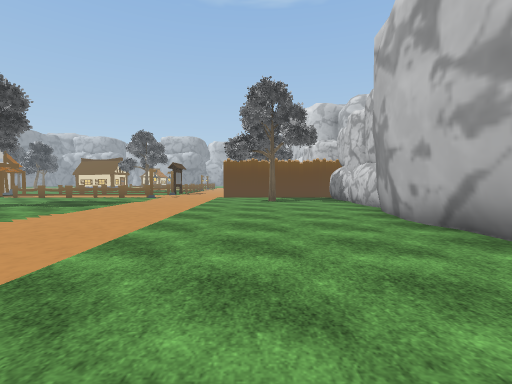
[1] (above)

23 first-person views from a walk through a scene from a Unity 3-D project. The camera is 1.3 m above the floor, tilts 2° down and sees 85° across. The floor is counted in squares, 2 m on a side. Each view is taken from the middle of a square. On the plan, view 1 faces up. The plan holds only what a view shows up to about 9 squares ahead; the rest is blank. The place goes on beyond the plan. Some surface patterns are stand-ins.

[2]
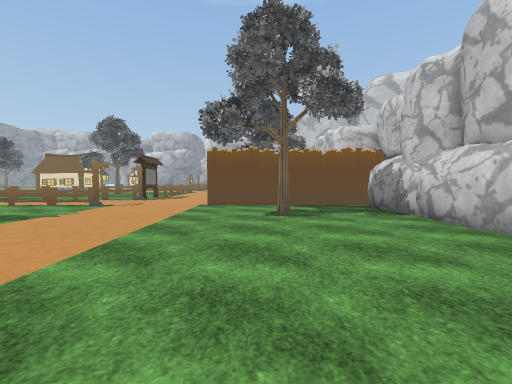

[3]
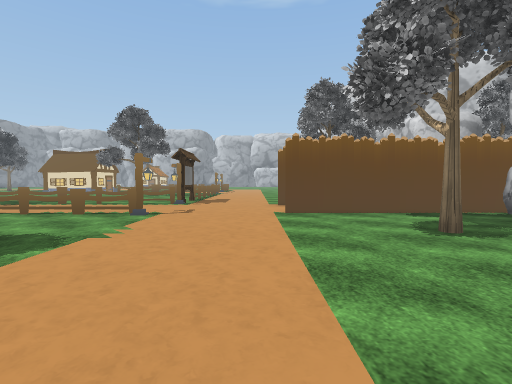

[4]
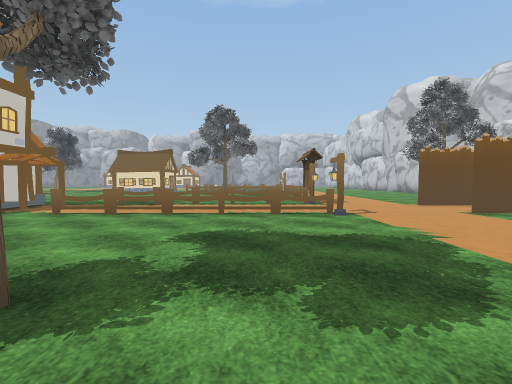

[5]
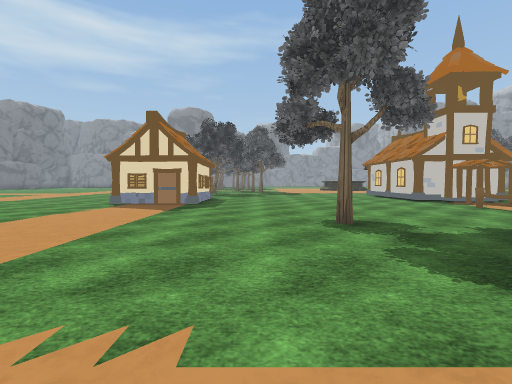

[6]
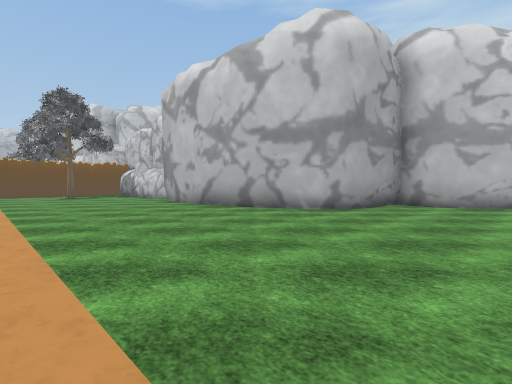

[7]
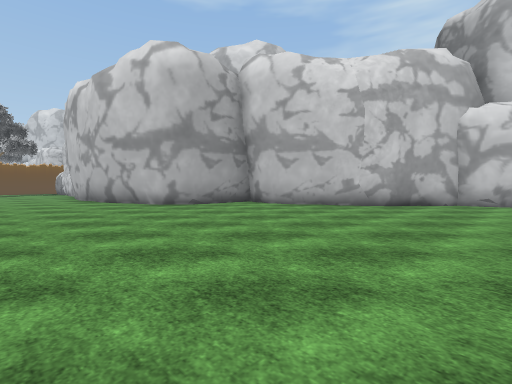

[8]
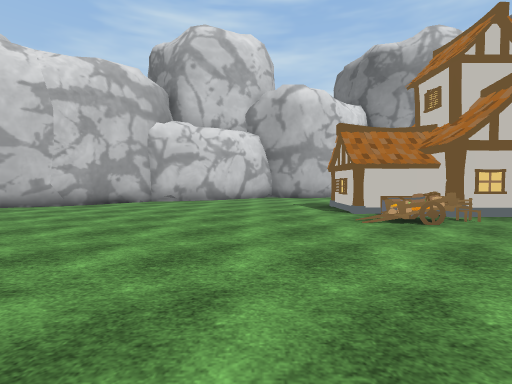

[9]
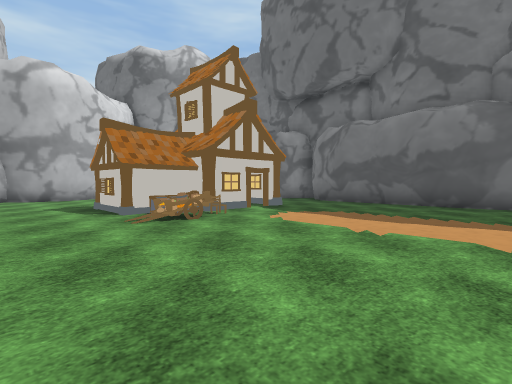

[10]
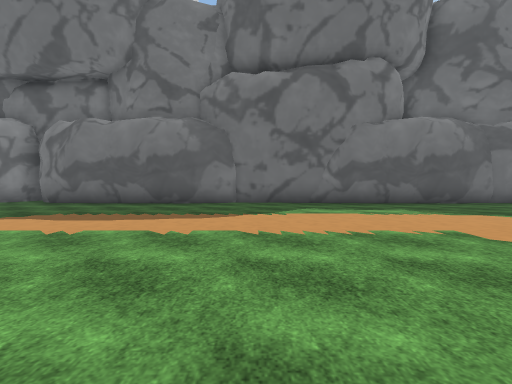

[11]
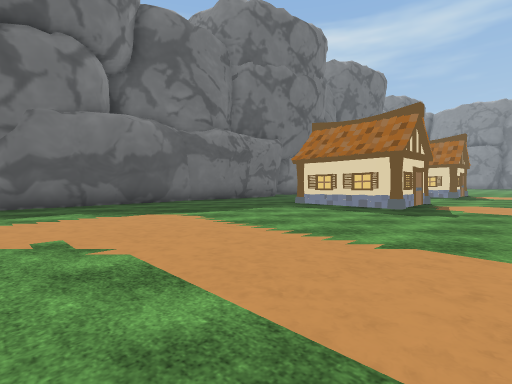

[12]
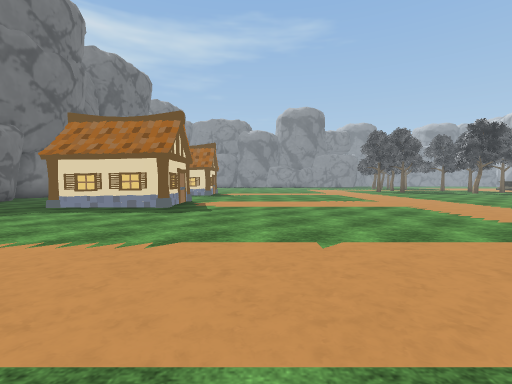

[13]
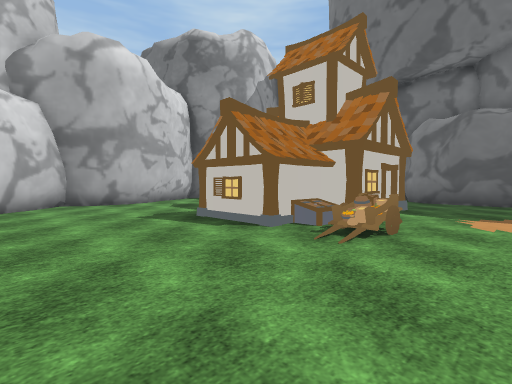

[14]
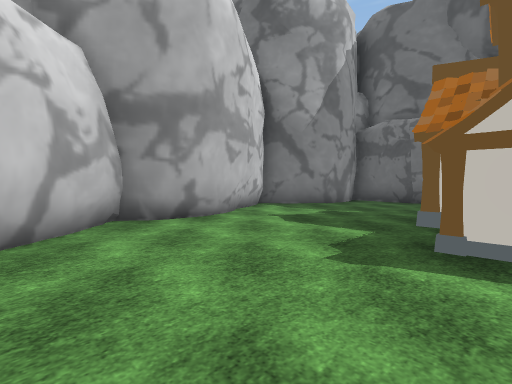

[15]
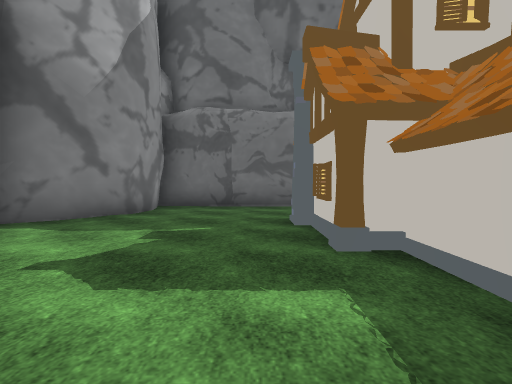

[16]
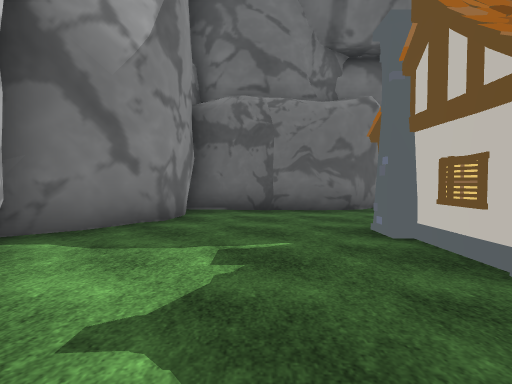

[17]
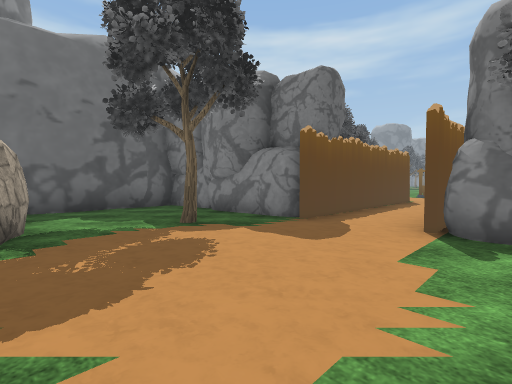

[18]
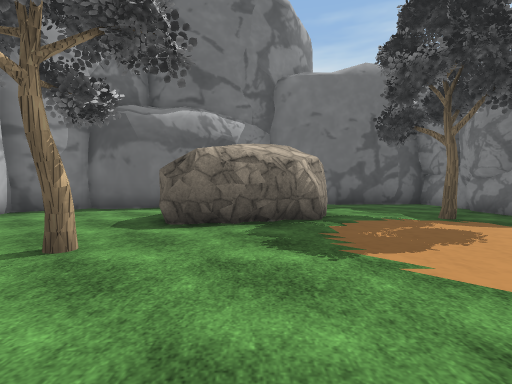

[19]
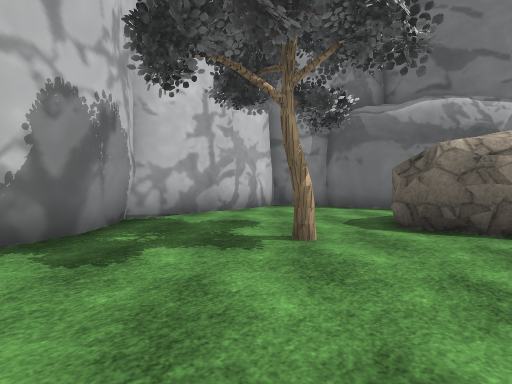

[20]
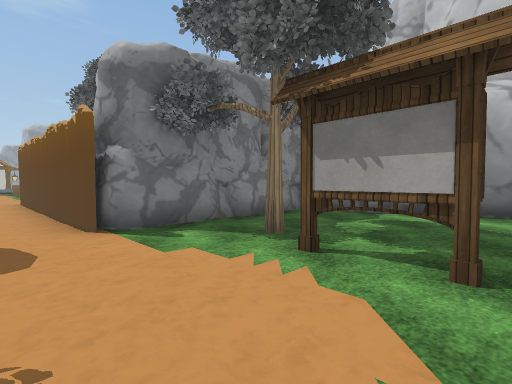

[21]
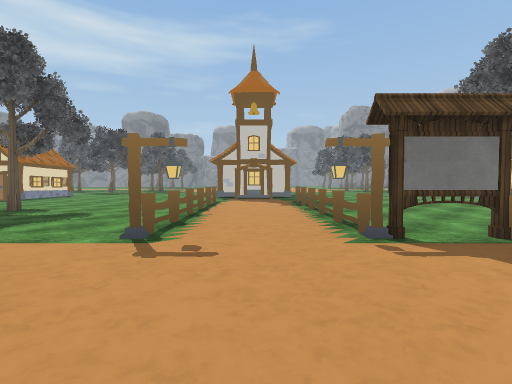

[22]
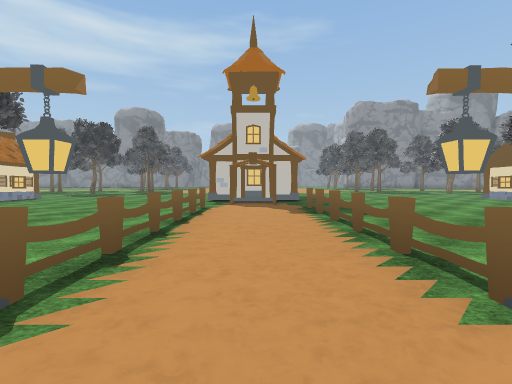

[23]
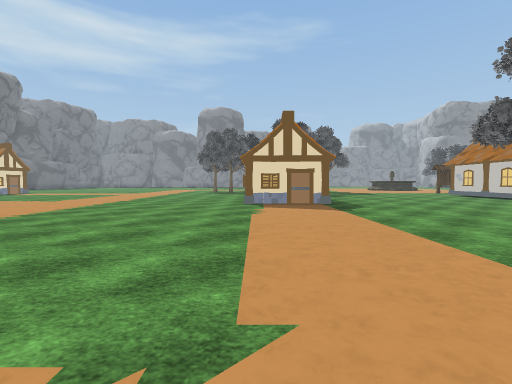

### Floor plan
Key: @ floor where view 1 was taken; # wall or solid block; x gap in a wall; . floor; R rock; T tree; F fence; L lantern; H house; C cart; A chair; O other object.
Columns run from 12 left of view 1 to 15 right of it. Each row starts with its distance up from view 1.
 16  .......O      RRR.T......#
 15 ........O...   RRR..O.....##
 14 #xFFFFFFL..FFFFFFF.........#
 13 #.......................T..#
 12  xFFFFFFL..FFFFFRF.........#
 11  ..............RRR.T.###...#
 10 .............T.RRR...#  ...#
  9 ...............RRR...   ####
  8 ...............RR#.##
  7 .....T.........# ###
  6 ...............#
  5 ...............#
  4 H..............#
  3  ..............#
  2 H..............##
  1 ......... ......##
  0 ........  ..@....###
 -1 .......   .........#
 -2 ......    .........#
 -3 .....     .........##
 -4 .....       ........##
 -5 ......      .........##
 -6 .......     ..........#
 -7 ........    ..........##
 -8 .........    ..........#
 -9 .......... ............##
-10 ........................#
-11 .................CHHH...#
-12   H..............AH H...#
-13   H..............HH H...##
-14  HH..............H  H....#
-15  ................HHHH...##
-16     ..............  ....#
-17     ....................#
-18    ######################

Where each view was taken, in squares from view 1:
view 1: 0 up, 0 right, facing up
view 2: 4 up, 0 right, facing up
view 3: 6 up, 2 left, facing up
view 4: 6 up, 6 left, facing up
view 5: 6 up, 3 left, facing left
view 6: 3 down, 2 left, facing up-right
view 7: 7 down, 0 right, facing up-right
view 8: 9 down, 0 right, facing right
view 9: 9 down, 0 right, facing down-right
view 10: 9 down, 1 left, facing down
view 11: 9 down, 3 left, facing down-left
view 12: 9 down, 3 left, facing left
view 13: 8 down, 3 right, facing down-right
view 14: 8 down, 7 right, facing down-right
view 15: 10 down, 9 right, facing down
view 16: 11 down, 10 right, facing down
view 17: 15 up, 9 right, facing down-left
view 18: 16 up, 10 right, facing down
view 19: 16 up, 10 right, facing down-right
view 20: 13 up, 9 right, facing up-left
view 21: 13 up, 1 left, facing left
view 22: 13 up, 3 left, facing left
view 23: 2 up, 3 left, facing left
